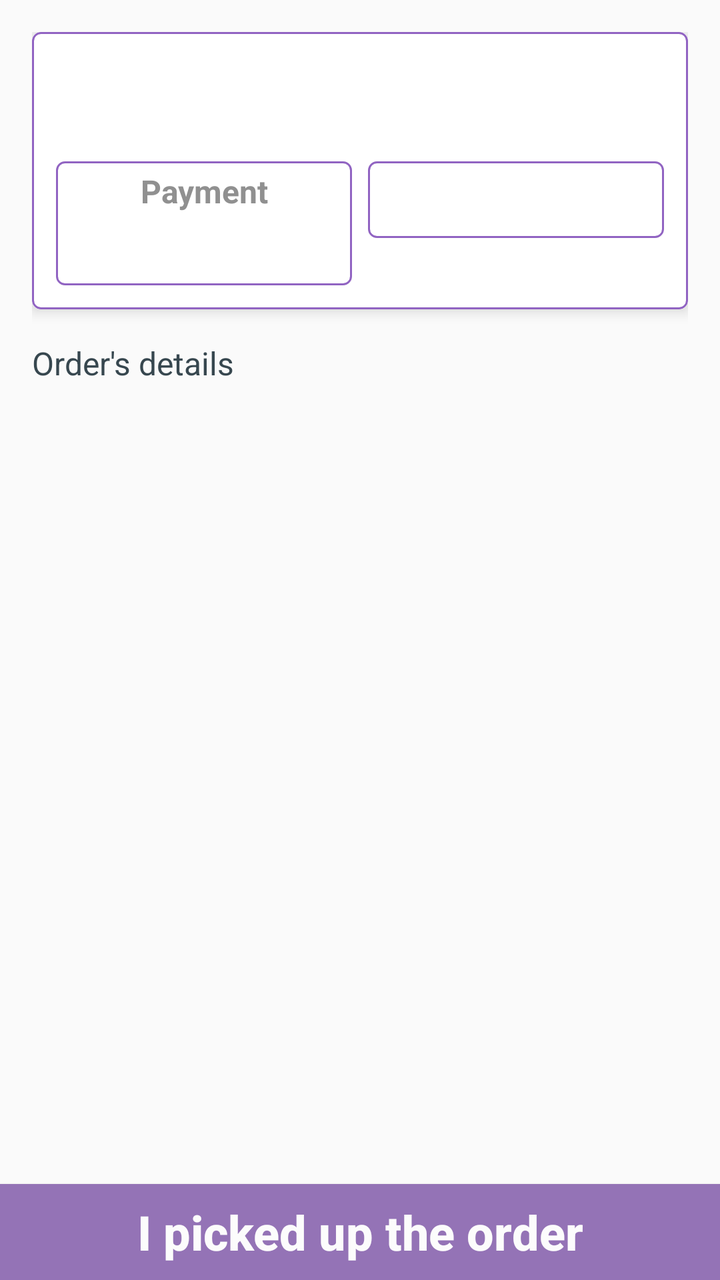
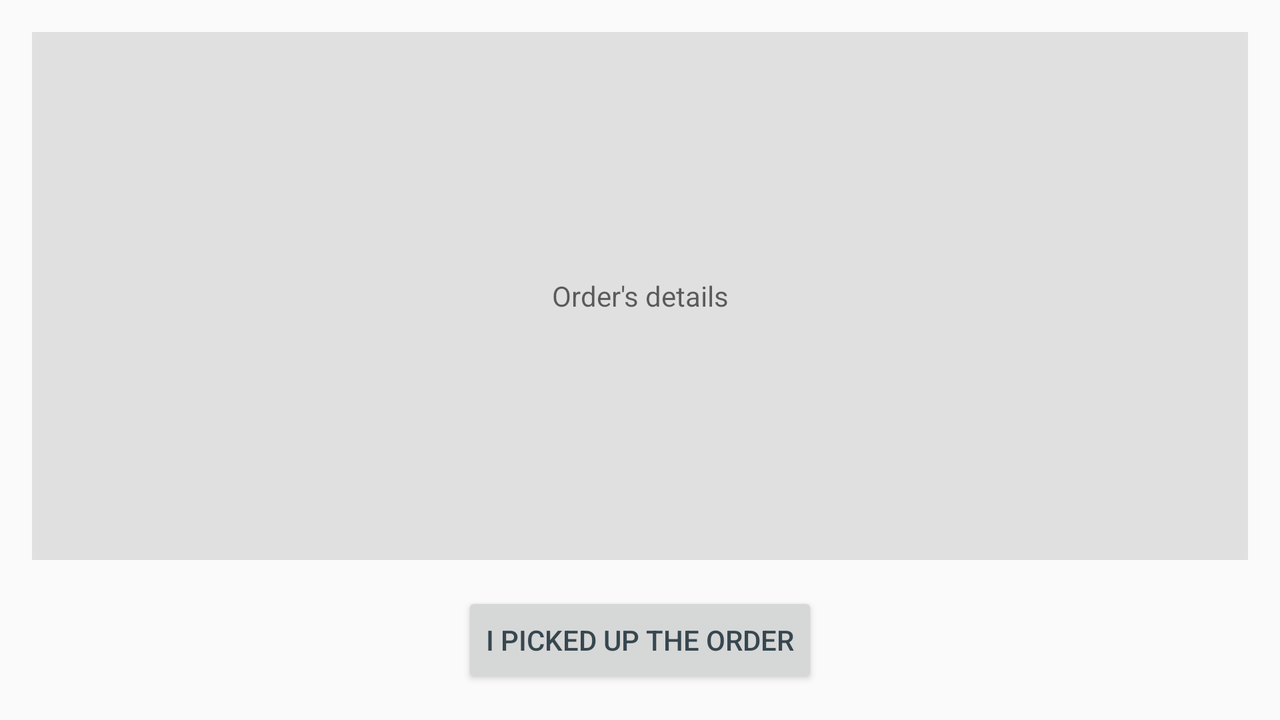

An Android layout and its configuration variant, each rendered on a device that would load it. The default file and the variant file are quoted in full after the pictures.
<!-- AndroidManifest.xml: application theme AppTheme -->
<!-- res/layout/activity_picking_up.xml -->
<?xml version="1.0" encoding="utf-8"?>
<RelativeLayout xmlns:android="http://schemas.android.com/apk/res/android"
    android:layout_width="match_parent"
    android:layout_height="match_parent"
    android:orientation="vertical">

    <ScrollView
        android:id="@+id/pickingUpScrollView"
        android:layout_alignParentTop="true"
        android:layout_width="match_parent"
        android:layout_height="wrap_content"
        android:layout_above="@+id/pickUpButton">

        <LinearLayout
            android:layout_width="match_parent"
            android:layout_height="wrap_content"
            android:orientation="vertical"
            android:padding="16dp">
            <include
                android:id="@+id/clientCardView"
                layout="@layout/info_item"
                android:layout_height="wrap_content"
                android:layout_width="match_parent"
                android:layout_marginBottom="16dp"
                />
            <TextView
                android:id="@+id/orderContentTextView"
                android:layout_width="match_parent"
                android:layout_height="wrap_content"
                android:text="@string/order_content"
                android:textSize="16sp"
                android:layout_marginBottom="8dp"
                />
            <androidx.recyclerview.widget.RecyclerView
                android:id="@+id/orderContentRecyclerView"
                android:layout_width="match_parent"
                android:layout_height="wrap_content">
            </androidx.recyclerview.widget.RecyclerView>
        </LinearLayout>
    </ScrollView>

    <Button
        android:id="@+id/pickUpButton"
        android:layout_alignParentBottom="true"
        android:layout_width="match_parent"
        android:layout_height="wrap_content"
        android:layout_centerHorizontal="true"
        android:textAllCaps="false"
        android:background="@color/colorPrimary"
        android:textColor="@color/colorWhite"
        android:textSize="24sp"
        android:textStyle="bold"
        android:text="@string/pick_up"/>

</RelativeLayout>
<!-- res/layout/info_item.xml (included above) -->
<?xml version="1.0" encoding="utf-8"?>
<androidx.cardview.widget.CardView xmlns:android="http://schemas.android.com/apk/res/android"
    xmlns:app="http://schemas.android.com/apk/res-auto"
    android:id="@+id/infoCardView"
    android:layout_width="match_parent"
    android:layout_height="wrap_content"
    app:cardCornerRadius="4dp"
    app:cardElevation="4dp">

    <RelativeLayout
        android:id="@+id/infoRelativeLayout"
        android:layout_width="match_parent"
        android:layout_height="wrap_content"
        android:background="@drawable/card_edge"
        android:padding="8dp">

        <RelativeLayout
            android:id="@+id/nameRelativeLayout"
            android:layout_width="match_parent"
            android:layout_height="wrap_content"
            android:layout_alignParentTop="true"
            android:orientation="horizontal"
            android:layout_marginBottom="4dp">
            <TextView
                android:id="@+id/nameTextView"
                android:layout_alignParentStart="true"
                android:layout_toStartOf="@+id/orderNumberTextview"
                android:layout_width="wrap_content"
                android:layout_height="wrap_content"
                android:textSize="20sp"/>
            <TextView
                android:id="@+id/orderNumberTextview"
                android:layout_alignParentEnd="true"
                android:layout_width="wrap_content"
                android:layout_height="wrap_content"
                android:textSize="16sp"/>
        </RelativeLayout>

        <TextView
            android:id="@+id/addressTextView"
            android:layout_below="@+id/nameRelativeLayout"
            android:layout_width="match_parent"
            android:layout_height="wrap_content"
            android:textSize="16sp"
            android:drawableStart="@drawable/address_icon"/>

        <LinearLayout
            android:id="@+id/boxesLinearLayout"
            android:layout_below="@+id/addressTextView"
            android:layout_width="match_parent"
            android:layout_height="wrap_content"
            android:orientation="horizontal">

            <RelativeLayout
                android:id="@+id/paymentRelativeLayout"
                android:layout_width="match_parent"
                android:layout_height="wrap_content"
                android:background="@drawable/card_edge"
                android:layout_margin="4dp"
                android:layout_weight="1">
                <TextView
                    android:id="@+id/paymentTextView"
                    android:layout_width="match_parent"
                    android:layout_height="wrap_content"
                    android:text="@string/payment"
                    android:textStyle="bold"
                    android:textSize="16sp"
                    android:padding="4dp"
                    android:textAlignment="center"
                    android:textColor="@color/light_black"/>
                <TextView
                    android:id="@+id/paymentTypeTextView"
                    android:layout_width="match_parent"
                    android:layout_height="wrap_content"
                    android:layout_below="@+id/paymentTextView"
                    android:layout_toStartOf="@+id/priceTextView"
                    android:textSize="18sp"
                    android:padding="4dp"
                    android:textAlignment="center"
                    android:textColor="@android:color/black"/>
                <TextView
                    android:id="@+id/priceTextView"
                    android:layout_width="wrap_content"
                    android:layout_height="wrap_content"
                    android:layout_below="@+id/paymentTextView"
                    android:layout_alignParentEnd="true"
                    android:textSize="18sp"
                    android:padding="4dp"
                    android:textColor="@android:color/black"/>
            </RelativeLayout>

            <RelativeLayout
                android:id="@+id/phoneNumberRelativeLayout"
                android:layout_width="match_parent"
                android:layout_height="wrap_content"
                android:layout_margin="4dp"
                android:layout_weight="1"
                android:background="@drawable/card_edge"
                >
                <ImageView
                    android:id="@+id/phoneButton"
                    android:layout_width="wrap_content"
                    android:layout_height="wrap_content"
                    android:src="@drawable/phone_icon"
                    android:layout_centerHorizontal="true"
                    android:focusable="true"
                    android:clickable="true"
                    android:layout_marginTop="4dp"
                    android:layout_marginBottom="2dp"/>
                <TextView
                    android:id="@+id/phoneNumberTextView"
                    android:layout_below="@+id/phoneButton"
                    android:layout_width="match_parent"
                    android:layout_height="wrap_content"
                    android:textSize="18sp"
                    android:padding="4dp"
                    android:textAlignment="center"
                    android:textColor="@android:color/black" />
            </RelativeLayout>

        </LinearLayout>
    </RelativeLayout>
</androidx.cardview.widget.CardView>
<!-- resources referenced by this layout -->
<resources>
  <color name="colorPrimary">#9473B6</color>
  <color name="colorWhite">#FCFCFC</color>
  <color name="light_black">#909090</color>
  <!-- drawable card_edge (drawable) -->
  <?xml version="1.0" encoding="utf-8"?>
  <shape xmlns:android="http://schemas.android.com/apk/res/android"
      android:shape="rectangle" >
      <solid android:color="@android:color/transparent" />
      <stroke android:width="1dp" android:color="@color/colorPrimaryDark"/>
      <corners android:radius="4dp"/>
  </shape>
  <string name="order_content">Order\'s details</string>
  <string name="payment">Payment</string>
  <string name="pick_up">I picked up the order</string>
  <style name="AppTheme" parent="Theme.AppCompat.Light.DarkActionBar">
          
          <item name="colorPrimary">@color/colorBackground</item>
          <item name="colorPrimaryDark">@color/colorPrimaryDark</item>
          <item name="colorAccent">@color/colorAccent</item>
          <item name="android:textColor">@color/colorDark</item>
          
          <item name="windowActionBar">false</item>
          <item name="windowNoTitle">true</item>
      </style>
  <color name="colorPrimaryDark">#A85914A3</color>
  <color name="colorBackground">#ff9473B6</color>
  <color name="colorAccent">#D81B60</color>
  <color name="colorDark">#37474F</color>
</resources>
<!-- res/layout-land/activity_picking_up.xml (the repository's variant of the layout above) -->
<!-- drawn on the phone turned sideways -->
<?xml version="1.0" encoding="utf-8"?>
<RelativeLayout xmlns:android="http://schemas.android.com/apk/res/android"
    android:layout_width="match_parent"
    android:layout_height="match_parent"
    android:padding="16dp"
    android:orientation="vertical">

    <TextView
        android:id="@+id/orderContentTextView"
        android:layout_above="@+id/pickUpButton"
        android:layout_width="match_parent"
        android:layout_height="match_parent"
        android:gravity="center"
        android:hint="@string/order_content"
        android:padding="8dp"
        android:layout_marginBottom="16dp"
        android:background="@color/card_bg"/>

    <Button
        android:id="@+id/pickUpButton"
        android:layout_alignParentBottom="true"
        android:layout_width="wrap_content"
        android:layout_height="wrap_content"
        android:layout_centerHorizontal="true"
        android:text="@string/pick_up"/>

</RelativeLayout>
<!-- resources referenced by the variant -->
<!-- as the phone turned sideways resolves them -->
<resources>
  <color name="card_bg">#E0E0E0</color>
  <string name="order_content">Order\'s details</string>
  <string name="pick_up">I picked up the order</string>
  <style name="AppTheme" parent="Theme.AppCompat.Light.DarkActionBar">
          
          <item name="colorPrimary">@color/colorBackground</item>
          <item name="colorPrimaryDark">@color/colorPrimaryDark</item>
          <item name="colorAccent">@color/colorAccent</item>
          <item name="android:textColor">@color/colorDark</item>
          
          <item name="windowActionBar">false</item>
          <item name="windowNoTitle">true</item>
      </style>
  <color name="colorBackground">#ff9473B6</color>
  <color name="colorPrimaryDark">#A85914A3</color>
  <color name="colorAccent">#D81B60</color>
  <color name="colorDark">#37474F</color>
</resources>
